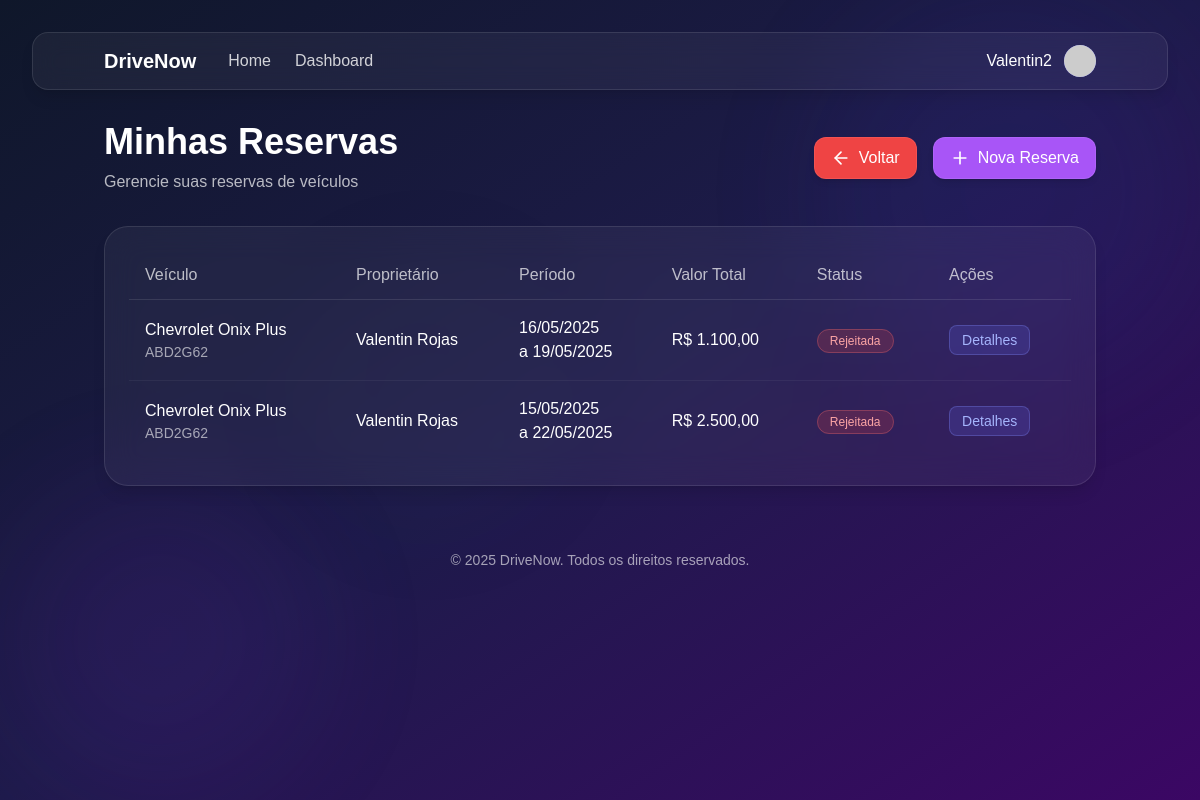
The page /drivenow/reserva/minhas_reservas.php (signed in) on the database its author committed.
### tables this page shows
CREATE TABLE `reserva` (
  `id` int(11) NOT NULL,
  `veiculo_id` int(11) DEFAULT NULL,
  `conta_usuario_id` int(11) DEFAULT NULL,
  `reserva_data` date DEFAULT NULL,
  `devolucao_data` date DEFAULT NULL,
  `diaria_valor` decimal(10,2) DEFAULT NULL,
  `taxas_de_uso` decimal(10,2) DEFAULT NULL,
  `taxas_de_limpeza` decimal(10,2) DEFAULT NULL,
  `valor_total` decimal(10,2) DEFAULT NULL,
  `status` varchar(20) DEFAULT 'pendente',
  `observacoes` text DEFAULT NULL
);

CREATE TABLE `veiculo` (
  `id` int(11) NOT NULL,
  `local_id` int(11) DEFAULT NULL,
  `categoria_veiculo_id` int(11) DEFAULT NULL,
  `dono_id` int(11) DEFAULT NULL,
  `veiculo_marca` varchar(50) DEFAULT NULL,
  `veiculo_modelo` varchar(100) DEFAULT NULL,
  `veiculo_ano` int(11) DEFAULT NULL,
  `veiculo_km` int(11) DEFAULT NULL,
  `veiculo_placa` varchar(50) DEFAULT NULL,
  `veiculo_cambio` varchar(50) DEFAULT NULL,
  `veiculo_combustivel` varchar(50) DEFAULT NULL,
  `veiculo_portas` int(11) DEFAULT NULL,
  `veiculo_acentos` int(11) DEFAULT NULL,
  `veiculo_tracao` varchar(50) DEFAULT NULL,
  `disponivel` tinyint(1) DEFAULT 1 COMMENT '0=Indisponível, 1=Disponível',
  `preco_diaria` decimal(10,2) NOT NULL DEFAULT 150.00,
  `descricao` text DEFAULT NULL,
  `media_avaliacao` decimal(3,1) DEFAULT NULL,
  `total_avaliacoes` int(11) DEFAULT 0
);

### drivenow/includes/auth.php (called while the page is built, shortened)
<?php
function getUsuario() {
    return $_SESSION['usuario'] ?? null;
}
?>

### drivenow/reserva/minhas_reservas.php (the view, shortened to what this page needs)
<?php
require_once '../includes/auth.php';
$usuario = getUsuario();
global $pdo;
$stmt = $pdo->prepare("SELECT r.*, v.veiculo_marca, v.veiculo_modelo, v.veiculo_placa,
                      CONCAT(u.primeiro_nome, ' ', u.segundo_nome) AS nome_proprietario
                      FROM reserva r
                      JOIN veiculo v ON r.veiculo_id = v.id
                      JOIN dono d ON v.dono_id = d.id
                      JOIN conta_usuario u ON d.conta_usuario_id = u.id
                      WHERE r.conta_usuario_id = ?
                      ORDER BY r.reserva_data DESC");
$stmt->execute([$usuario['id']]);
$reservas = $stmt->fetchAll();
?>
<!DOCTYPE html>
<html lang="pt-br">
<head>
    <script src="https://cdn.tailwindcss.com"></script>
</head>
<body class="min-h-screen bg-gradient-to-br from-slate-900 via-indigo-950 to-purple-950 text-white p-4 md:p-8 overflow-x-hidden">
    <div class="fixed top-0 right-0 w-96 h-96 rounded-full bg-indigo-700 opacity-10 blur-3xl -z-10 animate-pulse animate-pulse-15s"></div>
    <div class="fixed bottom-0 left-0 w-80 h-80 rounded-full bg-purple-700 opacity-10 blur-3xl -z-10 animate-pulse animate-pulse-20s"></div>
    <div class="fixed top-1/3 left-1/4 w-64 h-64 rounded-full bg-slate-700 opacity-5 blur-3xl -z-10 animate-pulse animate-pulse-25s"></div>
    <header class="backdrop-blur-md bg-white/5 border subtle-border rounded-2xl mb-8 shadow-lg overflow-hidden">
        <div class="container mx-auto px-4 py-3">
            <div class="flex justify-between items-center">
                <div class="flex items-center">
                    <h1 class="text-xl font-bold text-white mr-8">DriveNow</h1>
                    <nav class="hidden md:flex space-x-6">
                        <a href="../index.php" class="text-white/80 hover:text-white transition-colors">Home</a>
                        <a href="../vboard.php" class="text-white/80 hover:text-white transition-colors">Dashboard</a>
                    </nav>
                </div>
                <div class="flex items-center gap-3">
                    <span class="text-white hidden md:inline"><?= htmlspecialchars($usuario['primeiro_nome']) ?></span>
                    <div class="relative h-8 w-8 transition-transform hover:scale-110 rounded-full flex items-center justify-center bg-indigo-500 text-white overflow-hidden">
                        <?php if (isset($usuario['foto_perfil']) && !empty($usuario['foto_perfil'])): ?>
                            <img src="<?= htmlspecialchars($usuario['foto_perfil']) ?>" alt="Foto de Perfil" class="h-full w-full object-cover">
                        <?php else: ?>
                            <img src="https://api.dicebear.com/7.x/initials/svg?seed=<?= urlencode($usuario['primeiro_nome']) ?>&backgroundColor=818cf8&textColor=ffffff&fontSize=40" alt="Usuário" class="h-full w-full object-cover">
                        <?php endif; ?>
                    </div>
                </div>
            </div>
        </div>
    </header>
    <main class="container mx-auto">
        <div class="flex justify-between items-center mb-8 px-4">
            <div>
                <h2 class="text-3xl md:text-4xl font-bold text-white">
                    Minhas Reservas
                </h2>
                <p class="text-white/70 mt-2">Gerencie suas reservas de veículos</p>
            </div>
            <div class="flex gap-4">
                <a href="../vboard.php" class="bg-red-500 hover:bg-red-600 text-white rounded-xl transition-colors border border-red-400/30 px-4 py-2 font-medium shadow-md hover:shadow-lg flex items-center">
                    <svg xmlns="http://www.w3.org/2000/svg" width="24" height="24" viewBox="0 0 24 24" fill="none" stroke="currentColor" stroke-width="2" stroke-linecap="round" stroke-linejoin="round" class="h-5 w-5 mr-2">
                        <path d="m12 19-7-7 7-7"></path>
                        <path d="M19 12H5"></path>
                    </svg>
                    <span>Voltar</span>
                </a>
                <a href="listagem_veiculos.php" class="bg-purple-500 hover:bg-purple-600 text-white font-medium rounded-xl transition-colors border border-purple-400/30 px-4 py-2 shadow-md hover:shadow-lg flex items-center justify-center">
                    <svg xmlns="http://www.w3.org/2000/svg" width="24" height="24" viewBox="0 0 24 24" fill="none" stroke="currentColor" stroke-width="2" stroke-linecap="round" stroke-linejoin="round" class="h-5 w-5 mr-2">
                        <path d="M5 12h14"></path>
                        <path d="M12 5v14"></path>
                    </svg>
                    <span>Nova Reserva</span>
                </a>
            </div>
        </div>
        <?php if (empty($reservas)): ?>
            <div class="backdrop-blur-lg bg-white/5 border subtle-border rounded-3xl p-8 shadow-lg transition-all hover:shadow-xl hover:bg-white/10 mx-4">
                <div class="text-center py-8">
                    <div class="p-6 rounded-full bg-purple-500/20 text-white border border-purple-400/30 inline-flex mb-6">
                        <svg xmlns="http://www.w3.org/2000/svg" width="24" height="24" viewBox="0 0 24 24" fill="none" stroke="currentColor" stroke-width="2" stroke-linecap="round" stroke-linejoin="round" class="h-10 w-10">
                            <rect width="18" height="18" x="3" y="4" rx="2" ry="2"/>
                            <line x1="16" x2="16" y1="2" y2="6"/>
                            <line x1="8" x2="8" y1="2" y2="6"/>
                            <line x1="3" x2="21" y1="10" y2="10"/>
                        </svg>
                    </div>
                    <h3 class="text-xl font-bold text-white mb-4">Você ainda não possui reservas</h3>
                    <p class="text-white/70 mb-6">Explore nossa frota e encontre o veículo perfeito para sua próxima viagem.</p>
                    <a href="listagem_veiculos.php" class="bg-purple-500 hover:bg-purple-600 text-white font-medium rounded-xl transition-colors border border-purple-400/30 px-6 py-3 shadow-md hover:shadow-lg inline-flex items-center">
                        <svg xmlns="http://www.w3.org/2000/svg" width="24" height="24" viewBox="0 0 24 24" fill="none" stroke="currentColor" stroke-width="2" stroke-linecap="round" stroke-linejoin="round" class="h-5 w-5 mr-2">
                            <path d="M19 17h2c.6 0 1-.4 1-1v-3c0-.9-.7-1.7-1.5-1.9C18.7 10.6 16 10 16 10s-1.3-1.4-2.2-2.3c-.5-.4-1.1-.7-1.8-.7H5c-.6 0-1.1.4-1.4.9l-1.4 2.9A3.7 3.7 0 0 0 2 12v4c0 .6.4 1 1 1h2"/>
                            <path d="M7 17h10"/>
                            <circle cx="7" cy="17" r="2"/>
                            <path d="M17 17h2"/>
                            <circle cx="17" cy="17" r="2"/>
                        </svg>
                        Ver Veículos Disponíveis
                    </a>
                </div>
            </div>
        <?php else: ?>
            <div class="backdrop-blur-lg bg-white/5 border subtle-border rounded-3xl p-6 shadow-lg transition-all hover:shadow-xl hover:bg-white/10 mx-4 overflow-x-auto">
                <table class="w-full min-w-full">
                    <thead class="border-b border-white/10 text-left">
                        <tr>
                            <th class="px-4 py-3 text-white/70 font-medium">Veículo</th>
                            <th class="px-4 py-3 text-white/70 font-medium">Proprietário</th>
                            <th class="px-4 py-3 text-white/70 font-medium">Período</th>
                            <th class="px-4 py-3 text-white/70 font-medium">Valor Total</th>
                            <th class="px-4 py-3 text-white/70 font-medium">Status</th>
                            <th class="px-4 py-3 text-white/70 font-medium">Ações</th>
                        </tr>
                    </thead>
                    <tbody class="divide-y divide-white/5">
                        <?php foreach ($reservas as $reserva): ?>
                            <?php
                                if (isset($reserva['status'])) {
                                    switch($reserva['status']) {
                                        case 'rejeitada':
                                            $status = 'Rejeitada';
                                            $statusClass = 'bg-red-500/20 text-red-300 border border-red-400/30';
                                            break;
                                    }
                                }
                            ?>
                            <tr class="hover:bg-white/5 transition-colors">
                                <td class="px-4 py-4">
                                    <div class="flex flex-col">
                                        <span class="font-medium text-white">
                                            <?= htmlspecialchars($reserva['veiculo_marca']) ?> <?= htmlspecialchars($reserva['veiculo_modelo']) ?>
                                        </span>
                                        <span class="text-sm text-white/60">
                                            <?= htmlspecialchars($reserva['veiculo_placa']) ?>
                                        </span>
                                    </div>
                                </td>
                                <td class="px-4 py-4 text-white">
                                    <?= htmlspecialchars($reserva['nome_proprietario']) ?>
                                </td>
                                <td class="px-4 py-4">
                                    <div class="flex flex-col">
                                        <span class="text-white">
                                            <?= date('d/m/Y', strtotime($reserva['reserva_data'])) ?>
                                        </span>
                                        <span class="text-white">
                                            a <?= date('d/m/Y', strtotime($reserva['devolucao_data'])) ?>
                                        </span>
                                    </div>
                                </td>
                                <td class="px-4 py-4 font-medium text-white">
                                    R$ <?= number_format($reserva['valor_total'], 2, ',', '.') ?>
                                </td>
                                <td class="px-4 py-4">
                                    <span class="px-3 py-1 rounded-full text-xs font-medium <?= $statusClass ?>">
                                        <?= $status ?>
                                    </span>
                                </td>
                                <td class="px-4 py-4">                                    <div class="flex gap-2">
                                        <a href="detalhes_reserva.php?id=<?= $reserva['id'] ?>" class="bg-indigo-500/20 hover:bg-indigo-500/30 text-indigo-300 border border-indigo-400/30 rounded-lg px-3 py-1 text-sm font-medium transition-colors">
                                            Detalhes
                                        </a>
                                    </div>
                                </td>
                            </tr>
                        <?php endforeach; ?>
                    </tbody>
                </table>
            </div>
        <?php endif; ?>
    </main>
    <footer class="container mx-auto mt-16 px-4 pb-8 text-center text-white/60 text-sm">
        <p>© <script>document.write(new Date().getFullYear())</script> DriveNow. Todos os direitos reservados.</p>
    </footer>
</body>
</html>

### drivenow/reserva/minhas_reservas.php (style rules this page uses)
body { font-family: sans-serif; }
.animate-pulse-15s { animation-duration: 15s; }
.animate-pulse-20s { animation-duration: 20s; }
.animate-pulse-25s { animation-duration: 25s; }
.subtle-border { border-color: rgba(255, 255, 255, 0.1); }

### rows shown on the page
reserva: veiculo.veiculo_marca "Chevrolet", veiculo.veiculo_modelo "Onix Plus", veiculo.veiculo_placa "ABD2G62", nome_proprietario "Valentin Rojas", reserva_data "16/05/2025", devolucao_data "19/05/2025", valor_total "1.100,00", status "Rejeitada"
reserva: veiculo.veiculo_marca "Chevrolet", veiculo.veiculo_modelo "Onix Plus", veiculo.veiculo_placa "ABD2G62", nome_proprietario "Valentin Rojas", reserva_data "15/05/2025", devolucao_data "22/05/2025", valor_total "2.500,00", status "Rejeitada"

### other values the page prints
$usuario['primeiro_nome'] "Valentin2"
